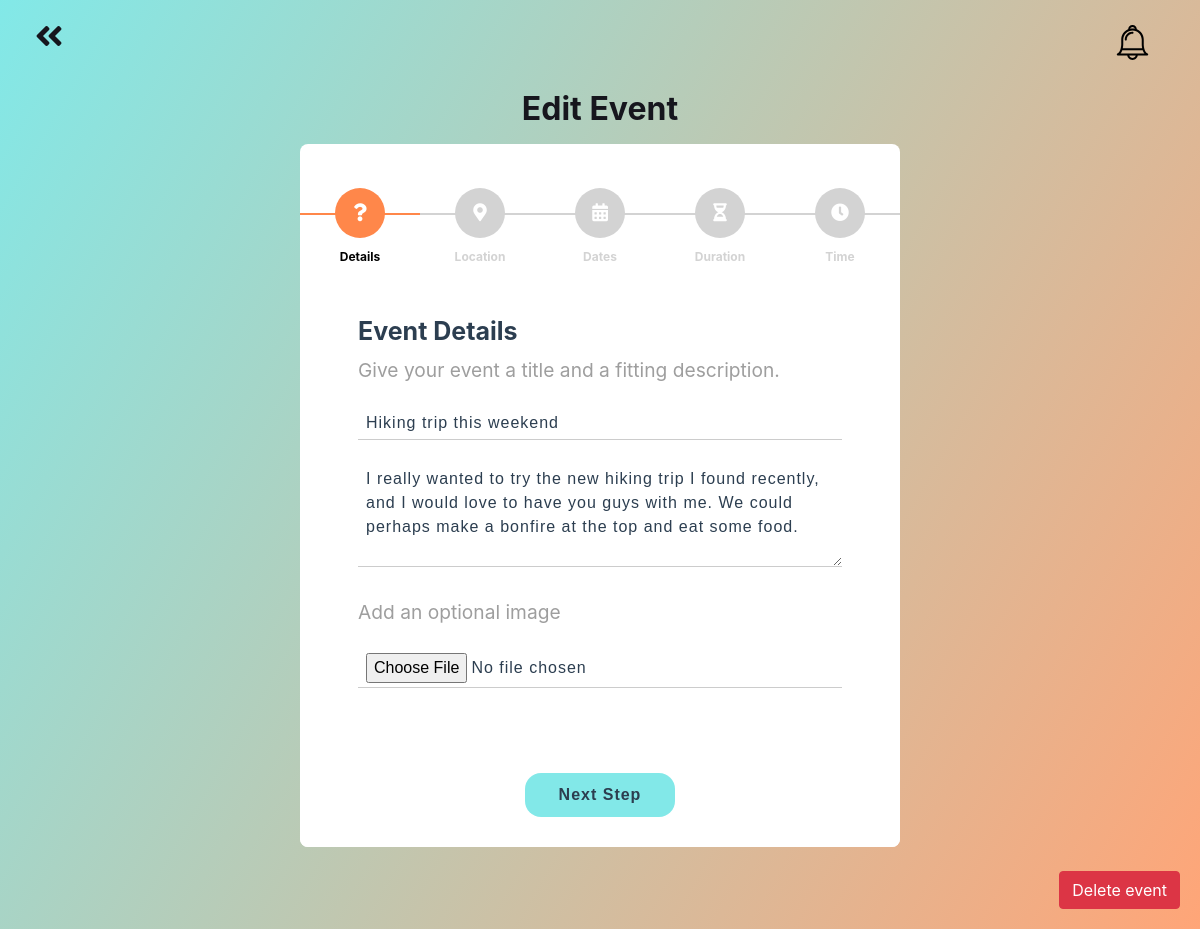
Page /event/2/edit/ (signed in) on the committed database.
### schedge/models.py (models this page shows, shortened)
class Event(models.Model):
    STATUS_OPTIONS = (("C", "Chosen"), ("U", "Unresolved"), ("F", "Finished"))
    title = models.CharField(max_length=100)
    location = models.CharField(max_length=300)
    description = models.TextField(blank=True, max_length=5000)
    starttime = models.TimeField(default=django.utils.timezone.now)
    endtime = models.TimeField(default=django.utils.timezone.now)
    startdate = models.DateField(default=django.utils.timezone.now)
    enddate = models.DateField(default=django.utils.timezone.now)
    duration = models.DurationField(
        max_length=dt.timedelta(hours=10), default=dt.timedelta()
    )
    image = models.ImageField(default="default.jpg", upload_to="images/")
    status = models.CharField(max_length=10, default="U", choices=STATUS_OPTIONS)
    host = models.ForeignKey(
        get_user_model(), default=1, on_delete=models.CASCADE, related_name="host"
    )
    participants = models.ManyToManyField(get_user_model(), related_name="participants")
    chosen_time = models.DateTimeField(null=True)
    error_css_class = "error"

### schedge/views.py (the view, shortened to what this page needs)
# urls.py: path("event/<int:event_id>/edit/", views.eventedit, name="eventedit"),
@login_required(login_url="/login/")
def eventedit(request, event_id):
    try:
        this_event = Event.objects.get(id=event_id)
    except Event.DoesNotExist:
        return HttpResponseNotFound("404: not valid event id")
    if request.user != this_event.host:
        return HttpResponse("Unauthorized", status=401)
    seconds = this_event.duration.seconds
    initial_times = {
        "starttime": this_event.starttime.strftime("%H:%M"),
        "endtime": this_event.endtime.strftime("%H:%M"),
        "duration": [(seconds // 3600) % 24, (seconds // 60) % 60],
    }
    form = EventForm(instance=this_event, initial=initial_times)
    context = {"event": this_event, "form": form}
    return render(request, "eventedit.html", context)

### schedge/widgets.py (called while the page is built)
    def render(self, name, value, attrs=None, renderer=None):
        if not value:
            value = [False] * len(self.widgets)
        rendered_widgets = [
            x.render(name, value[i]) for i, x in enumerate(self.widgets)
        ]
        labels = ["Hours", "Minutes"]
        labeled = []
        for label, widget in zip(labels, rendered_widgets):
            labeled.append(f"<tr><td>{label}</td><td>{widget}</td></tr>")
        return '<table id="id_duration">' + "".join(labeled) + "</table>"

### schedge/templates/eventedit.html (shortened to what this page needs)
{% extends 'framework.html' %}
{% load static %}
{% load notifications_tags %}
{% notifications_unread as unread_count %}
{% block stylesheet%}
<link rel="stylesheet" href="{% static 'css/mypage_style.css' %}">
<link rel="stylesheet" href="{% static 'css/event_multistep.css' %}">
<link rel="stylesheet" href="https://cdnjs.cloudflare.com/ajax/libs/font-awesome/5.15.3/css/all.min.css"
 />
{%endblock%}
{% block content %}
<div class="container-fluid h-100">
    <div class="row h-100">
        <div class="col displayright" id="grad1">
            <div class="row m_left_small m_top_small">
                <a class="simple_link" href="{% url 'event' event_id=event.id%}"><i
                        class="fas fa-angle-double-left fa-2x fa"></i></a>
            </div>
            <div class="row justify-content-center m_top_small">
                <div class="col-11 col-sm-9 col-md-7 col-lg-6 text-center p-0 mt-3 mb-2">
                    <h2><strong>Edit Event</strong></h2>
                    <div class="card px-0 pt-4 pb-0 mt-3 mb-3">
                        <div class="row">
                            <div class="col-md-12 mx-0">
                                <form method="POST" id="msform" action="/event/{{ event.id }}/edit/#/"
                                    enctype="multipart/form-data""
                                    enctype=" multipart/form-data">
                                    <ul id="progressbar">
                                        <li class="active" id="event_det"><strong>Details</strong></li>
                                        <li id="location"><strong>Location</strong></li>
                                        <li id="calender"><strong>Dates</strong></li>
                                        <li id="durtimer"><strong>Duration</strong></li>
                                        <li id="clock"><strong>Time</strong></li>
                                    </ul>
                                    <fieldset>
                                        <div class="form-card">
                                            <h2 class="fs-title">Event Details</h2>
                                            <div class="explanation">Give your event a title and a fitting description.
                                            </div><br>
                                            {{ form.title }}
                                            {{ form.description }}
                                            <div class="explanation">Add an optional image</div><br>
                                            {{ form.image }}
                                        </div> <input type="button" name="next" class="next action-button"
                                            value="Next Step" id="next1" />
                                    </fieldset>
                                </form>
                            </div>
                        </div>
                    </div>
                </div>
            </div>
            <div class="row justify-content-end">
                <form method="POST" action="/event/{{ event.id }}/edit/delete/" enctype="multipart/form-data"
                    id="delete_form">
                    <input type="submit" value="Delete event" class="btn btn-danger m_right_small m_btm_small"
                        onclick="validateSubmit('Are you sure you want to delete?', 'delete_form');return false;">
                </form>
            </div>
        </div>
    </div>
</div>
{% endblock %}

### schedge/static/css/base_stylesheet.css (style rules this page uses)
html, body, main { padding: 0; color: #16161d; }
.m_top_small { margin-top: 20px; }
.m_btm_small { margin-bottom: 20px; }
.m_left_small { margin-left: 20px; }
.m_right_small { margin-right: 20px; }
.simple_link { color: inherit; }

### schedge/static/css/mypage_style.css (style rules this page uses)
html, body, main { height: 100%; }
.card { margin-bottom: 20px; }
.form-card textarea { max-height: 300px; min-height: 2em; height: 100px; }

### schedge/static/css/event_multistep.css (style rules this page uses)
* { margin: 0; padding: 0 }
html { height: 100% }
#grad1 { background-image: linear-gradient(120deg, rgba(88, 225, 224, 0.75), rgba(255, 135, 74, 0.75)); }
#msform { text-align: center; position: relative; margin-top: 20px }
#msform fieldset .form-card { background: white; border: 0 none; border-radius: 0px; padding: 20px 40px 30px 40px; box-sizing: border-box; width: 94%; margin: 0 3% 20px 3%; position: relative }
#msform fieldset { background: white; border: 0 none; border-radius: 0.5rem; box-sizing: border-box; width: 100%; margin: 0; padding-bottom: 20px; position: relative }
#msform fieldset .form-card { text-align: left; color: #9E9E9E }
#msform input, #msform textarea { padding: 0px 8px 4px 8px; border: none; border-bottom: 1px solid #ccc; border-radius: 0px; margin-bottom: 25px; margin-top: 2px; width: 100%; box-sizing: border-box; font-family: sans-serif; color: #2C3E50; font-size: 16px; letter-spacing: 1px }
#msform .action-button { width: 150px; background: rgba(88, 225, 224, 0.75); font-weight: bold; border: 0 none; border-radius: 1em; cursor: pointer; padding: 10px 5px; margin: 10px 5px }
.card { z-index: 0; border: none; border-radius: 0.5rem; position: relative }
.fs-title { font-size: 25px; color: #2C3E50; margin-bottom: 10px; font-weight: bold; text-align: left }
#progressbar { margin-bottom: 30px; overflow: hidden; color: lightgrey }
#progressbar .active { color: #000000 }
#progressbar li { list-style-type: none; font-size: 12px; width: 20%; float: left; position: relative }
#progressbar #event_det:before { font-family: "Font Awesome 5 Free"; font-weight:900; content: "\f128" }
#progressbar #location:before { font-family: "Font Awesome 5 Free"; font-weight:900; content: "\f3c5" }
#progressbar #calender:before { font-family: "Font Awesome 5 Free"; font-weight:900; content: "\f073" }
#progressbar #durtimer:before { font-family: "Font Awesome 5 Free"; font-weight:900; content: "\f252" }
#progressbar #clock:before { font-family: "Font Awesome 5 Free"; font-weight:900; content: "\f017" }
#progressbar li:before { width: 50px; height: 50px; line-height: 45px; display: block; font-size: 18px; color: #ffffff; background: lightgray; border-radius: 50%; margin: 0 auto 10px auto; padding: 2px }
#progressbar li:after { content: ''; width: 100%; height: 2px; background: lightgray; position: absolute; left: 0; top: 25px; z-index: -1 }
#progressbar li.active:before, #progressbar li.active:after { background: #FF874A }
.explanation { font-size: larger; }

### rows in the picture
Event: title "Hiking trip this weekend", description "I really wanted to try the new hiking trip I found recently, and I would love to have you guys with me. We could perhaps make a bonfire at the top and eat some food."
